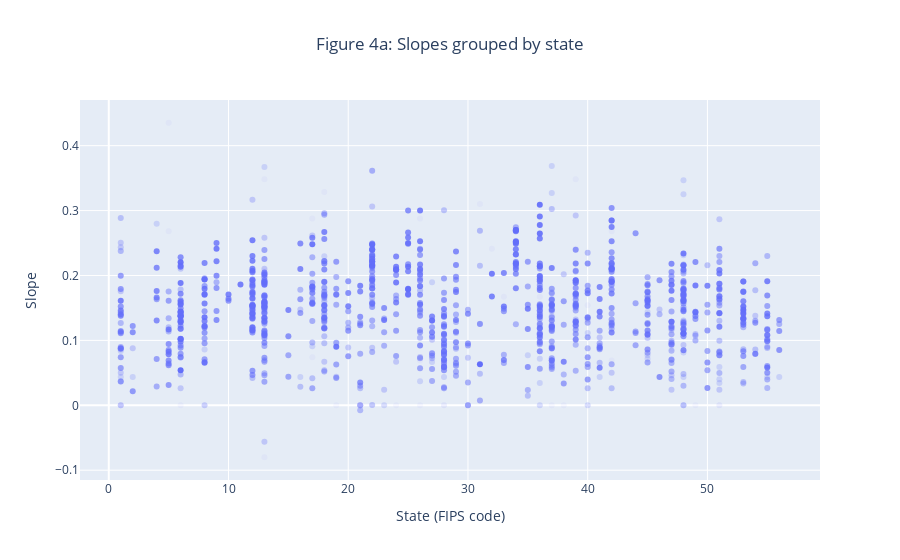
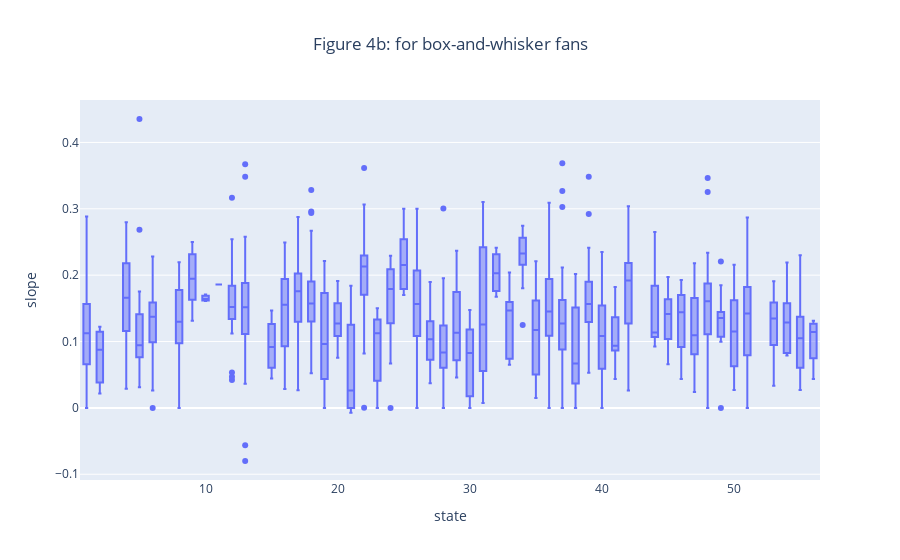

The cell these charts' notebook holds for them, in order:
### Markdown cell above
## Mixed effect for state
Naturally, one would suspect that infection rates in each county would be related to rates in other counties in the same state. To investigate this, I grouped counties together by state. In these graphics, the counties appear on the x-axis according to its state's [FIPS code](https://en.wikipedia.org/wiki/Federal_Information_Processing_Standard_state_code).

### Code cell
county_data['log_density'] = np.log(county_data.density)

# Scatter of slope for each state (fips encoded) with colors by log_density
fig4a = go.Figure(data=go.Scatter(x=county_data.state,
                                  y=county_data.slope,
                                  mode='markers',
                                  marker=dict(opacity=opac),
                                  text=county_data.days_over))
fig4a.update_layout(
    title="Figure 4a: Slopes grouped by state",
    title_x=.5,
    xaxis_title="State (FIPS code)",
    yaxis_title="Slope"
)
fig4a.show()

# box plots of slope by state
fig4b = px.box(county_data, x='state', y='slope', title='Figure 4b: for box-and-whisker fans')
fig4b.update(layout=dict(title=dict(x=0.5)))
fig4b.show()

### Figure 1 — Plotly figure (JSON) as saved in the notebook; plotly's stock layout.template omitted (floating-point values rounded to 4 significant figures; data arrays with more than 128 entries replaced by an {"elided": "..."} marker saying what was removed)
{"data": [{"marker": {"opacity": {"elided": "1049 float values"}}, "mode": "markers", "text": {"elided": "1049 int values"}, "type": "scatter", "x": {"elided": "1049 int values"}, "y": {"elided": "1049 float values"}}], "layout": {"title": {"text": "Figure 4a: Slopes grouped by state", "x": 0.5}, "xaxis": {"title": {"text": "State (FIPS code)"}}, "yaxis": {"title": {"text": "Slope"}}}}

### Figure 2 — Plotly figure (JSON) as saved in the notebook; plotly's stock layout.template omitted (floating-point values rounded to 4 significant figures; data arrays with more than 128 entries replaced by an {"elided": "..."} marker saying what was removed)
{"data": [{"alignmentgroup": "True", "hovertemplate": "state=%{x}<br>slope=%{y}<extra></extra>", "legendgroup": "", "marker": {"color": "#636efa"}, "name": "", "notched": false, "offsetgroup": "", "orientation": "v", "showlegend": false, "type": "box", "x": {"elided": "1049 int values"}, "x0": " ", "xaxis": "x", "y": {"elided": "1049 float values"}, "y0": " ", "yaxis": "y"}], "layout": {"boxmode": "group", "legend": {"tracegroupgap": 0}, "title": {"text": "Figure 4b: for box-and-whisker fans", "x": 0.5}, "xaxis": {"anchor": "y", "domain": [0, 1], "title": {"text": "state"}}, "yaxis": {"anchor": "x", "domain": [0, 1], "title": {"text": "slope"}}}}
